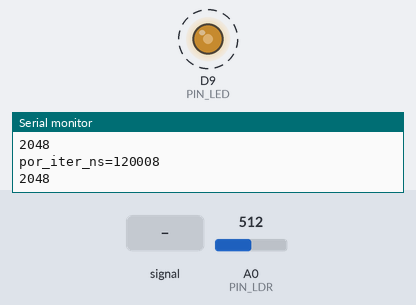
A sketch run on a simulated Arduino Zero (SAMD21). Shown: output pins drawn as LEDs (lit = HIGH), the last lines printed to the serial monitor. Dashed ring = blinking. Inputs (shaded band) come from the test bench; at power-on: A0 (PIN_LDR) = 512 (analog values on the 0–1023 scale).

Above: at 1.13 s.
1.3 s: A0 (PIN_LDR) fed a 200 Hz sine of ±81 counts around its level
At 2.81 s:
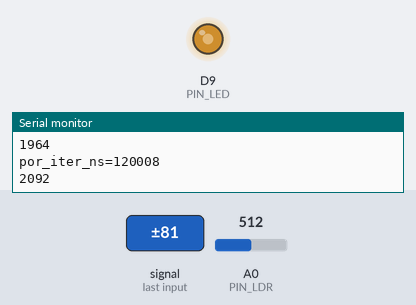
Timing chart, 0 to 2.7 s (numbered marks = the images above; inputs shaded):
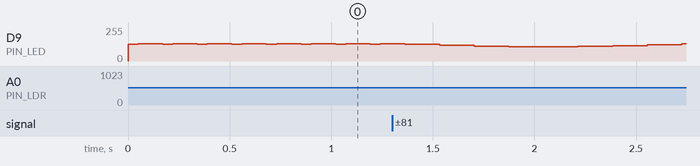

The sketch:

sketch.ino
```cpp
const int PIN_LDR = A0;
const int PIN_LED = 9;

void setup() {
  Serial.begin(115200);
  pinMode(PIN_LED, OUTPUT);
  analogReadResolution(12);
}

void loop() {
  int leitura = analogRead(PIN_LDR);
  analogWrite(PIN_LED, map(leitura, 0, 4095, 0, 255));
  Serial.println(leitura);
  delay(50);

  unsigned long t0 = micros();
  for (int k = 0; k < 1000; k++) {
    analogWrite(PIN_LED, analogRead(PIN_LDR) >> 4);
  }
  unsigned long t1 = micros();
  Serial.print("por_iter_ns="); Serial.println((t1 - t0));
}
```
